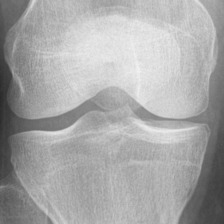
#> input picture x_ray.png, 224 x 224 px, found by its file name
$ jupyter execute --allow-errors tratando_raio_x.ipynb
#> lines starting #> are read from the running program, lines starting #| are printed output that depends on the picture; after the words box and inside, x2 and y2 are one past the last pixel; in counts of white or black regions, pixels touching at a corner belong together
[cell 1]
import cv2 as cv
from PIL import Image
from matplotlib import pyplot as plt
import numpy as np

[cell 2]
img = cv.imread("x_ray.png",cv.COLOR_BGR2GRAY)
#> img is the input picture: shape (224, 224); min 41, max 241, mean 167.5

plt.imshow(img, "Greys")
plt.show()

[cell 3]
#img_T = cv.adaptiveThreshold(img, 1, cv.ADAPTIVE_THRESH_GAUSSIAN_C,cv.THRESH_BINARY, 7, 6 )
ret, thresh = cv.threshold(img,1,90,cv.THRESH_BINARY_INV+cv.THRESH_OTSU)
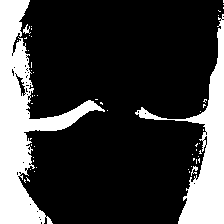
#> thresh: shape (224, 224); values 0 (black) and 90 (white), 23.7% white; 52 white regions (48 under 20 px), largest, box (x1, y1, x2, y2) and area: (0, 0, 105, 224) 7225, (135, 14, 224, 224) 4469, (23, 24, 31, 34) 36, (191, 166, 198, 176) 32
#> ret = 146
print("threshold: ",ret)
#| threshold:  146.0
plt.imshow(thresh,"Greys")
plt.show()
#cv.adaptiveThreshold(img,100,cv.ADAPTIVE_THRESH_GAUSSIAN_C,cv.THRESH_BINARY,11,5)

[cell 4]
#Encontra contornos dos objetos na imagem


#gray = cv2.cvtColor(image, cv2.COLOR_BGR2GRAY)
edged = cv.Canny(thresh, 30, 200)
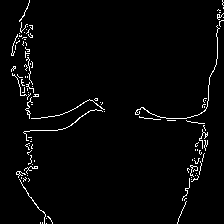
#> edged: shape (224, 224); 2.6% white in thin lines or dots

contours, hierarchy = cv.findContours(edged,
    cv.RETR_EXTERNAL, cv.CHAIN_APPROX_NONE)
#> contours = 105 contours, all with area under 20

cv.imshow('Canny Edges After Contouring', edged)


print("Number of Contours found = " + str(len(contours)))
#| Number of Contours found = 105
cv.drawContours(img, contours, -1, (0, 255, 0), 3)
#> img: shape (224, 224); 10.73% of pixels changed, all inside (x1, y1, x2, y2) = (9, 0, 224, 224)

cv.imshow('Contours', img)
cv.waitKey(0)
cv.destroyAllWindows()

# FIND PATTERN

[cell 5]
img_2 = cv.imread("9144384_1.png",cv.COLOR_BGR2GRAY)
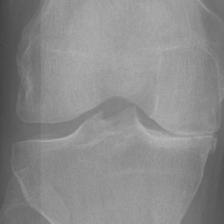
#> input picture 9144384_1.png, 224 x 224 px, found by its file name
#> img_2 is the input picture: shape (224, 224); min 66, max 184, mean 138.4
plt.imshow(img_2, "Greys")
plt.show()

[cell 6]
ret, thresh_2 = cv.threshold(img_2,1,90,cv.THRESH_BINARY_INV+cv.THRESH_OTSU)
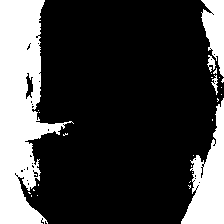
#> thresh_2: shape (224, 224); values 0 (black) and 90 (white), 25% white; 27 white regions (22 under 20 px), largest, box (x1, y1, x2, y2) and area: (0, 0, 74, 224) 8517, (181, 98, 224, 224) 2735, (201, 0, 224, 77) 1101, (207, 55, 216, 72) 75, (211, 75, 218, 95) 57
#> ret = 126
print("threshold: ",ret)
#| threshold:  126.0
plt.imshow(thresh_2,"Greys")
plt.show()

[cell 7]
img = cv.imread("test.png",0)
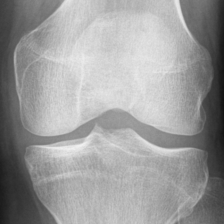
#> input picture test.png, 224 x 224 px, found by its file name
#> img is the input picture: shape (224, 224); min 17, max 241, mean 155.6
edged_img = cv.Canny(img, 30, 200)
#> edged_img: shape (224, 224); 6.3% white in thin lines or dots, all inside (x1, y1, x2, y2) = (13, 0, 214, 224)

img2 = img.copy()
template = cv.imread("cropped.png",0)
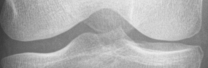
#> input picture cropped.png, 208 x 68 px, found by its file name
#> template is the input picture: shape (68, 208); min 56, max 238, mean 170.5
edged_template = cv.Canny(template,30, 200)
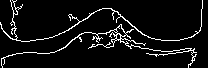
#> edged_template: shape (68, 208); 6.9% white in thin lines or dots

cv.imshow("edged image", edged_img)
cv.imshow("edged template image", edged_template)
cv.waitKey(0)
cv.destroyAllWindows()

[cell 8]
img = cv.imread("../9116147_1.png",0)
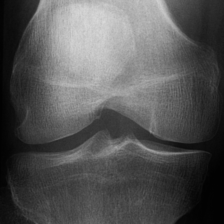
#> input picture 9116147_1.png, 224 x 224 px
#> img is the input picture: shape (224, 224); min 1, max 217, mean 85.5
edged_img = cv.Canny(img, 30, 200)
#> edged_img: shape (224, 224); 5.7% white in thin lines or dots, all inside (x1, y1, x2, y2) = (9, 0, 217, 171)
img2 = img.copy()
template_l = cv.imread("../templates/template_L.png",0)
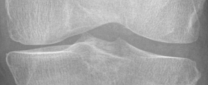
#> input picture templates/template_L.png, 208 x 85 px
#> template_l is the input picture: shape (85, 208); min 88, max 231, mean 164.9
template_r = cv.imread("../templates/template_R.png",0)

edged_template_l = cv.Canny(template_l,30, 200)
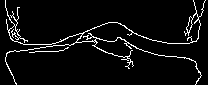
#> edged_template_l: shape (85, 208); 5.4% white in thin lines or dots
edged_template_r = cv.Canny(template_r,30, 200)

img = img2.copy()

w_l, h_l = template_l.shape[::-1]
#> w_l = 208; h_l = 85
w_r, h_r = template_l.shape[::-1]
#> w_r = 208; h_r = 85

method = cv.TM_CCOEFF


# Apply template Matching
res_l = cv.matchTemplate(edged_img,edged_template_l, method)
#> (the rest of this cell did not finish here and is left out)
